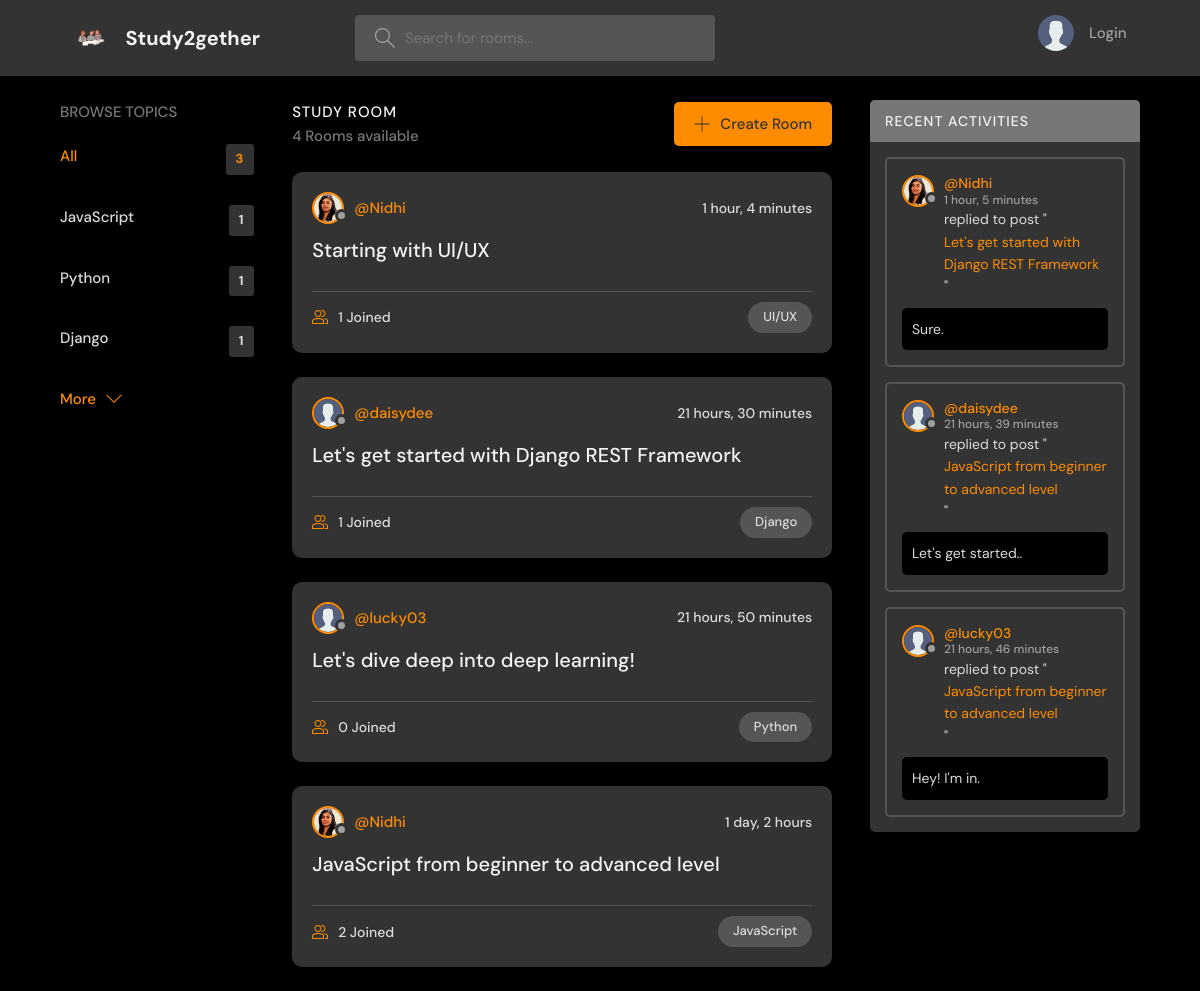
The page / on the database its author committed.
### base/models.py (models this page shows, shortened)
class Topic(models.Model):
    name = models.CharField(max_length=200)

class Room(models.Model):
    host = models.ForeignKey(User, on_delete=models.SET_NULL, null=True)
    topic = models.ForeignKey(Topic, on_delete=models.SET_NULL, null=True)
    name = models.CharField(max_length=200)
    description = models.TextField(null=True, blank=True)
    participants = models.ManyToManyField(User, related_name='participants')
    updated = models.DateTimeField(auto_now=True)
    created = models.DateTimeField(auto_now_add=True)
    class Meta:
        ordering = ['-updated', '-created']
    def __str__(self):
        return self.name

class User(AbstractUser):
    name = models.CharField(max_length=200, null=True)
    email = models.EmailField(unique=True,null=True)
    bio = models.TextField(null=True)
    avatar = models.ImageField(null=True, default="avatar.svg")
    USERNAME_FIELD = 'email'
    REQUIRED_FIELDS = []

class Messages(models.Model):
    user = models.ForeignKey(User, on_delete=models.CASCADE)
    room = models.ForeignKey(Room, on_delete=models.CASCADE)
    body = models.TextField()
    updated = models.DateTimeField(auto_now=True)
    created = models.DateTimeField(auto_now_add=True)
    class Meta:
        ordering = ['-updated', '-created']

### base/views.py (the view)
# urls.py: path("", views.home, name="home"),
def home(request):
    q = request.GET.get('q') if request.GET.get('q') != None else ''
    rooms = Room.objects.filter(
        Q(topic__name__icontains=q) |
        Q(name__icontains=q) |
        Q(description__icontains=q)
        )
    topics = Topic.objects.all()[0:3]
    room_count = rooms.count()
    room_msgs = Messages.objects.filter(Q(room__topic__name__icontains =q))
    context = {"rooms" : rooms, "topics" : topics, "room_count" : room_count, 'room_msgs' : room_msgs}
    return render(request, 'base/home.html', context)

### base/templates/base/home.html (shortened to what this page needs)
{% extends "main.html" %}
{% block content %}
<main class="layout layout--3">
  <div class="container">
    {% include "base/topics_component.html" %}
    <div class="roomList">
      <div class="roomList__header">
        <div>
          <h2>Study Room</h2>
          <p>{{room_count}} Rooms available</p>
        </div>
        <a class="btn btn--main" href="{% url "create-room" %}">
          <svg version="1.1" xmlns="http://www.w3.org/2000/svg" width="32" height="32" viewBox="0 0 32 32">
            <title>add</title>
            <path
              d="M16.943 0.943h-1.885v14.115h-14.115v1.885h14.115v14.115h1.885v-14.115h14.115v-1.885h-14.115v-14.115z"
            ></path>
          </svg>
          Create Room
        </a>
      </div>
      {% include "base/feed_component.html" %}
    </div>
    {% include "base/activity_component.html" %}
  </div>
</main>
{% endblock content %}

### base/templates/base/topics_component.html (shortened to what this page needs)
<div class="topics">
    <div class="topics__header">
      <h2>Browse Topics</h2>
    </div>
    <ul class="topics__list">
      <li>
        <a href="{% url "home" %}" class="active">All <span>{{topics.count}}</span></a>
      </li>
      {% for topic in topics %}
      <li>
        <a href="{% url "home" %}?q={{topic.name}}">{{topic.name}}<span>{{topic.room_set.all.count}}</span></a>
      </li>
      {% endfor %}
    </ul>
    <a class="btn btn--link" href="{% url "topics" %}">
      More
      <svg version="1.1" xmlns="http://www.w3.org/2000/svg" width="32" height="32" viewBox="0 0 32 32">
        <title>chevron-down</title>
        <path d="M16 21l-13-13h-3l16 16 16-16h-3l-13 13z"></path>
      </svg>
    </a>
  </div>

### base/templates/base/feed_component.html (shortened to what this page needs)
{% for room in rooms %}
<div class="roomListRoom">
    <div class="roomListRoom__header">
      <a href="{% url "user-profile" room.host.id %}" class="roomListRoom__author">
        <div class="avatar avatar--small">
          <img src="{{room.host.avatar.url}}" />
        </div>
        <span>@{{room.host.username}}</span>
      </a>
      <div class="roomListRoom__actions">
        <span>{{room.created|timesince}}</span>
      </div>
    </div>
    <div class="roomListRoom__content">
      <a href="{% url 'room' room.id %}">{{room.name}}</a>
    </div>
    <div class="roomListRoom__meta">
      <a href="{% url 'room' room.id %}" class="roomListRoom__joined">
        {{room.participants.all.count}} Joined
      </a>
      <p class="roomListRoom__topic">{{ room.topic.name }}</p>
    </div>
</div>
{% endfor %}

### base/templates/base/activity_component.html (shortened to what this page needs)
<div class="activities">
    <div class="activities__header">
      <h2>Recent Activities</h2>
    </div>
    {% for msg in room_msgs %}
    <div class="activities__box">
      <div class="activities__boxHeader roomListRoom__header">
        <a href="{% url "user-profile" msg.user.id %}" class="roomListRoom__author">
          <div class="avatar avatar--small">
            <img src="{{msg.user.avatar.url}}" />
          </div>
          <p>
            @{{msg.user.username}}
            <span>{{msg.created|timesince}}</span>
          </p>
        </a>
      </div>
      <div class="activities__boxContent">
        <p>replied to post "<a href="{% url "room" msg.room.id %}">{{msg.room}}</a>"</p>
        <div class="activities__boxRoomContent">{{msg.body}}</div>
      </div>
    </div>
    {% endfor %}
  </div>

### rows shown on the page
Topic: name "JavaScript", room_set.all.count "1"
Topic: name "Python", room_set.all.count "1"
Topic: name "Django", room_set.all.count "1"
Room: host.avatar (placeholder picture), host.username "Nidhi", created "1 hour, 4 minutes", name "Starting with UI/UX", participants.all.count "1", topic.name "UI/UX"
Room: host.avatar (placeholder picture), host.username "daisydee", created "21 hours, 30 minutes", name "Let's get started with Django REST Framework", participants.all.count "1", topic.name "Django"
Room: host.avatar (placeholder picture), host.username "lucky03", created "21 hours, 50 minutes", name "Let's dive deep into deep learning!", participants.all.count "0", topic.name "Python"
Room: host.avatar (placeholder picture), host.username "Nidhi", created "1 day, 2 hours", name "JavaScript from beginner to advanced level", participants.all.count "2", topic.name "JavaScript"
Messages: user.avatar (placeholder picture), user.username "Nidhi", created "1 hour, 5 minutes", room "Let's get started with Django REST Framework", body "Sure."
Messages: user.avatar (placeholder picture), user.username "daisydee", created "21 hours, 39 minutes", room "JavaScript from beginner to advanced level", body "Let's get started.."
Messages: user.avatar (placeholder picture), user.username "lucky03", created "21 hours, 46 minutes", room "JavaScript from beginner to advanced level", body "Hey! I'm in."

### other values the page prints
{{ topics.count }} "3"
{{ room_count }} "4"
